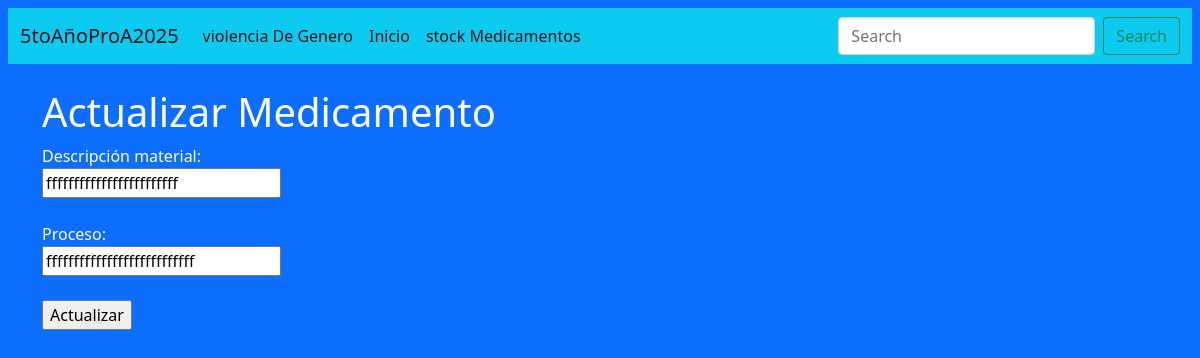
The page /reciclados/updateM/9 on the database its author committed.
### reciclados/models.py (models this page shows)
class Material(models.Model):
  idMaterial = models.AutoField(primary_key=True)
  descripcion = models.CharField(max_length=255)
  proceso = models.TextField(max_length=500)

### reciclados/views.py (the view)
# urls.py: path('updateM/<int:idMaterial>', views.updateM, name='updateM'),
def updateM(request, idMaterial):
  mymember = Material.objects.get(idMaterial=idMaterial)
  template = loader.get_template('updateMATERIALES.html')
  context = {  'mymember': mymember,  }
  return HttpResponse(template.render(context, request))

### reciclados/templates/updateMATERIALES.html (shortened to what this page needs)
{% extends 'base.html' %}
{% block contenido %}
<h1>Actualizar Medicamento</h1>
<form action="updaterecordM/{{ mymember.idMaterial }}" method="post">
    Descripción material:<br>
    <input name="descripcion" value="{{ mymember.descripcion }}">
    <br><br>
    Proceso:<br>
    <input name="proceso" value="{{ mymember.proceso }}">
    <br><br>
    <input type="submit" value="Actualizar">
</form>
{% endblock contenido %}

### rows shown on the page
Material: descripcion "ffffffffffffffffffffffff", proceso "fffffffffffffffffffffffffff"
